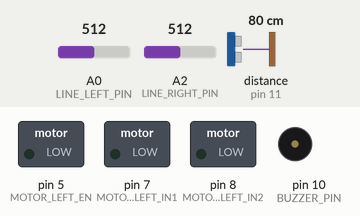
This sketch was run on a simulated Arduino Uno, built with avr-gcc and run on an emulated ATmega328P. On the bench: switched loads named in the sketch (green lamp = pin HIGH), buzzer (waves = sounding). Wiring (inferred from the names in the program): ultrasonic range finder: trigger pin 12; echo pin 11. The test bench sets the inputs (shaded band); at power-on: A0 (LINE_LEFT_PIN) = 512, A2 (LINE_RIGHT_PIN) = 512, distance to the obstacle (sensor on pin 11) 80 cm. The echo pulse lasts 58.3 µs per cm; pins used as bus, display or sensor lines are not drawn; what the sketch prints to the serial monitor is not drawn.

Above: at 0.1 s.
Timing chart, 0 to 1.6 s (numbered marks = the images above):
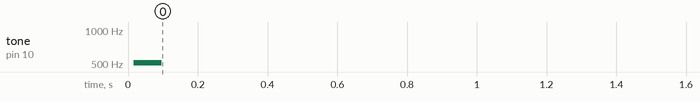

Measured:
- by itself, tone on pin 10 (BUZZER_PIN): silent → 512 Hz at 0.02 s, → silent 0.08 s later

The sketch:

sequenced-reads.ino
```cpp
// Scenario: none, kit: ref-uno-rover@0, board: uno-r3@0
// Generated by STEM Studio from the blocks: editing this code does not change the lab.
// Target: arduino:avr:uno, contract uno-arduino-avr 0.1.7. Libraries: arduino:avr@1.8.8 (LGPL-2.1)

#define MOTOR_LEFT_EN 5
#define MOTOR_LEFT_IN1 7
#define MOTOR_LEFT_IN2 8
#define ULTRASONIC_TRIG 12
#define ULTRASONIC_ECHO 11
#define LINE_LEFT_PIN A0
#define LINE_CENTER_PIN A1
#define LINE_RIGHT_PIN A2
#define BUZZER_PIN 10

long x = 0L;
long y = 0L;

long add32(long a, long b) { return (long)((unsigned long)a + (unsigned long)b); }
long sub32(long a, long b) { return (long)((unsigned long)a - (unsigned long)b); }
long mul32(long a, long b) { return (long)((unsigned long)a * (unsigned long)b); }
long neg32(long a) { return (long)(0UL - (unsigned long)a); }
long div32(long a, long b) { return b == -1L ? neg32(a) : (b == 0L ? 0L : a / b); }
long mod32(long a, long b) { return (b == -1L || b == 0L) ? 0L : a % b; }

void motorSet(uint8_t en, uint8_t in1, uint8_t in2, long speed) {
  if (speed > 100L) speed = 100L;
  if (speed < -100L) speed = -100L;
  long magnitude = speed < 0L ? -speed : speed;
  digitalWrite(in1, speed > 0L ? HIGH : LOW);
  digitalWrite(in2, speed < 0L ? HIGH : LOW);
  analogWrite(en, (int)((magnitude * 255L + 50L) / 100L));
}

long ultrasonicCm(uint8_t trig, uint8_t echo) {
  digitalWrite(trig, LOW);
  delayMicroseconds(2);
  digitalWrite(trig, HIGH);
  delayMicroseconds(10);
  digitalWrite(trig, LOW);
  long us = (long)pulseIn(echo, HIGH, 30000UL);
  if (us == 0L) return 400L;
  long cm = us / 58L;
  if (cm < 2L) return 2L;
  if (cm > 400L) return 400L;
  return cm;
}

void buzzerTone(uint8_t pin, long hz, long ms) {
  if (hz < 31L) hz = 31L;
  if (hz > 4000L) hz = 4000L;
  if (ms < 1L) ms = 1L;
  if (ms > 60000L) ms = 60000L;
  tone(pin, (unsigned int)hz, (unsigned long)ms);
}

void setup() {
  Serial.begin(9600);
  pinMode(MOTOR_LEFT_EN, OUTPUT);
  pinMode(MOTOR_LEFT_IN1, OUTPUT);
  pinMode(MOTOR_LEFT_IN2, OUTPUT);
  pinMode(ULTRASONIC_TRIG, OUTPUT);
  pinMode(ULTRASONIC_ECHO, INPUT);
  long _s1;
  long _s2;
  long _s3;
  long _s4;
  long _s5;
  long _s6;
  long _s7;
  long _s8;
  long _s9;
  long _s10;
  long _s11;
  long _s12;
  Serial.println((_s1 = (long)analogRead(LINE_LEFT_PIN), _s2 = (long)analogRead(LINE_RIGHT_PIN), sub32(_s1, _s2)));
  x = (_s3 = ultrasonicCm(ULTRASONIC_TRIG, ULTRASONIC_ECHO), _s4 = ultrasonicCm(ULTRASONIC_TRIG, ULTRASONIC_ECHO), add32(_s3, _s4));
  Serial.println(x);
  Serial.println((_s5 = (long)analogRead(LINE_LEFT_PIN), _s6 = (long)analogRead(LINE_RIGHT_PIN), (_s5 > add32(_s6, 5L))));
  (_s7 = (long)analogRead(LINE_CENTER_PIN), _s8 = ultrasonicCm(ULTRASONIC_TRIG, ULTRASONIC_ECHO), buzzerTone(BUZZER_PIN, _s7, _s8));
  motorSet(MOTOR_LEFT_EN, MOTOR_LEFT_IN1, MOTOR_LEFT_IN2, (_s9 = (long)analogRead(LINE_LEFT_PIN), _s10 = (long)analogRead(LINE_RIGHT_PIN), sub32(_s9, _s10)));
  Serial.print(F("d = "));
  Serial.println((_s11 = ultrasonicCm(ULTRASONIC_TRIG, ULTRASONIC_ECHO), _s12 = ultrasonicCm(ULTRASONIC_TRIG, ULTRASONIC_ECHO), sub32(_s11, _s12)));
}

void loop() {
}
```
